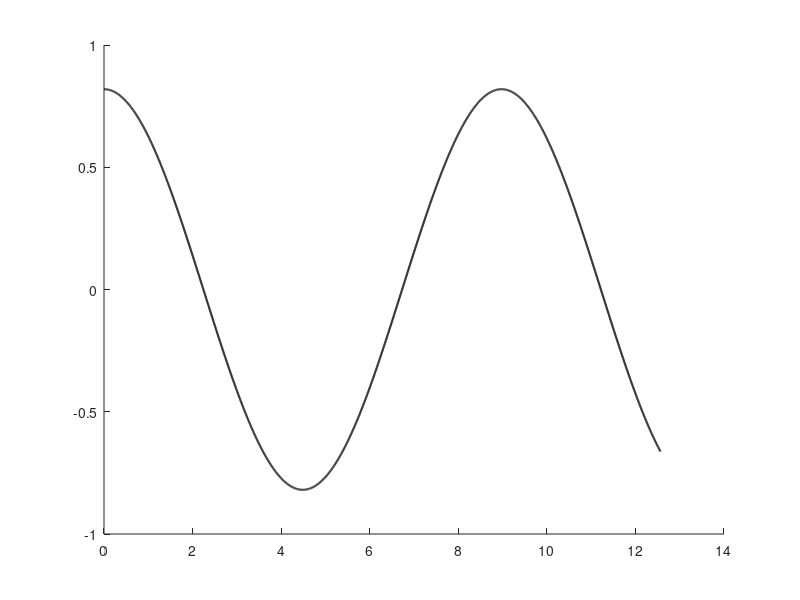

The MATLAB script that drew this image: (Note: this script raises an error after producing the figure.)
clear; clc; close all;

% --- Setup for Figure Saving ---
fDir = 'figureFolder'; % Folder for figures
if ~isdir(fDir) %#ok<ISDIR>
    mkdir(fDir)
end
fDirPeters = fullfile(fDir,'figureFolderPeters'); % Subfolder specific to Peters' plots
if ~isdir(fDirPeters) %#ok<ISDIR>
    mkdir(fDirPeters)
end

Omega = 1;          % Fundamental frequency
T      = 2*pi;      % Period (Omega = 1 -> T = 2*pi)

% Define all (w, epsilon) combinations
w_array       = [0.7, 0.7, 0.7, 0.7, 1.0, 1.0];
epsilon_array = [0.0, 1.0, 2.0, 3.0, 0.0, 3.5];

% Colors for each case
case_colors = {'k', 'r', 'b', 'c', 'm', 'g'};

options = odeset('RelTol', 1e-12, 'AbsTol', 1e-12);

for idx = 1:length(w_array)
    w       = w_array(idx);
    epsilon = epsilon_array(idx);

    % 1. Define Mathieu ODE
    mathieu_ode = @(t, y) [y(2); -(w^2 + epsilon * sin(Omega*t)) * y(1)];

    % 2. Transition matrix Phi(T)
    [~, y1] = ode45(mathieu_ode, [0 T], [1; 0], options);
    phi_1   = y1(end, :).';
    [~, y2] = ode45(mathieu_ode, [0 T], [0; 1], options);
    phi_2   = y2(end, :).';
    Phi_T   = [phi_1, phi_2];

    % 3. Eigen-problem
    [V, D] = eig(Phi_T);
    Lambda = diag(D);

    % 4. Characteristic exponents
    eta = log(Lambda) / T;

    % Special case flags
    is_peters_case = (abs(w-0.7) < 1e-12 && abs(epsilon-3.0) < 1e-12) || ...
                     (abs(w-1.0) < 1e-12 && abs(epsilon-3.5) < 1e-12);

    % 5. Select mode index
    if (abs(w-0.7) < 1e-12 && abs(epsilon-1.0) < 1e-12)
        k = 2;
    else
        k = 1;
    end

    % 6. Standard Q(t)
    t_span = [0, 4*pi];
    x0 = V(:, k);
    if x0(1) < 0
        x0 = -x0;
    end
    [t_hist, x_hist] = ode45(mathieu_ode, t_span, x0, options);
    sigma = real(eta(k));
    Q_t   = x_hist(:, 1) .* exp(-sigma * t_hist);

    % 7. Peters-style override for special cases
    if is_peters_case
        D_func   = @(t) [0, 1; -(w^2 + epsilon*sin(Omega*t)), 0];
        D_func_i = @(t, X) reshape(D_func(t) * reshape(X,2,2), 4, 1);
        sol_Phi  = ode45(D_func_i, [0, T], reshape(eye(2),4,1));
        Phi_T_mwf = reshape(deval(sol_Phi, T), 2, 2);

        [V_mwf, D_mwf] = eig(Phi_T_mwf);
        Lambda_mwf = diag(D_mwf);
        eta_mwf    = log(Lambda_mwf) / T;

        eta_target = -w*Omega;
        [~, mode_idx_mwf] = min(abs(eta_mwf - 1i*eta_target));
        eta_mode_mwf = eta_mwf(mode_idx_mwf);
        v_mode_mwf   = V_mwf(:, mode_idx_mwf);
        v_mode_mwf   = v_mode_mwf / norm(v_mode_mwf);

        N_points_mwf = 500;
        t_vec_T = linspace(0, T, N_points_mwf);
        t_vec_T(end) = [];
        Phi_t_interp = deval(sol_Phi, t_vec_T);
        Q_t_disp_T   = zeros(length(t_vec_T),1);
        for j = 1:length(t_vec_T)
            Phi_t = reshape(Phi_t_interp(:, j), 2, 2);
            A_t   = Phi_t * v_mode_mwf * exp(-eta_mode_mwf * t_vec_T(j));
            Q_t_disp_T(j) = A_t(1);
        end

        T_plot      = 4*pi;
        num_periods = ceil(T_plot / T);
        t_hist   = [];
        Q_t_plot = [];
        Q_T_real = real(Q_t_disp_T);
        for kk = 0:num_periods-1
            t_slice = t_vec_T + kk*T;
            valid   = t_slice <= T_plot;
            if any(valid)
                t_hist   = [t_hist;   t_slice(valid)'];
                Q_t_plot = [Q_t_plot; Q_T_real(valid)];
            end
        end
        Q_t = Q_t_plot;
    end

    % 8. Plot for this (w,epsilon)
    figure('Color', 'w');
    hold on;
    plot(t_hist, real(Q_t), case_colors{idx}, 'LineWidth', 1.5);
    yline(0, 'k-');
    title(sprintf('Modal Waveform Q(t): w = %.1f, \\epsilon = %.1f', w, epsilon));
    xlabel('t (radians)');
    ylabel('Q(t)');
    xlim([0, 12.5]);
    grid on;
    legend({sprintf('Mode for w=%.1f, \\epsilon=%.1f', w, epsilon)}, 'Location', 'Best');
    hold off;

    % 9. Save this figure to PNG with a unique name
    pngname = sprintf('PetersModelWaveForm_w%1.1f_eps%1.1f', w, epsilon);
    pngname = strrep(pngname, '.', 'dot');      % avoid '.' in name
    pngfile = fullfile(fDirPeters, [pngname, '.png']);
    print(gcf, pngfile, '-dpng', '-r300');      % save current figure
end
